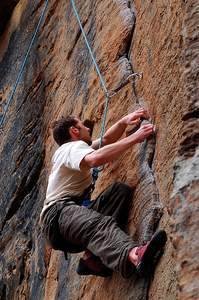
#> input picture data/111537217_082a4ba060.jpg, 199 x 300 px; its folder holds 4 pictures in this run
$ python compress.py
#> lines starting #> are read from the running program, lines starting #| are printed output that depends on the picture
import os
from PIL import Image
from concurrent.futures import ThreadPoolExecutor

input_dir = "data"
output_dir = "data_compressed"
os.makedirs(output_dir, exist_ok=True)

def process_image(filename):
#> called with filename = '111537217_082a4ba060.jpg'
    if not filename.lower().endswith(('.png', '.jpg', '.jpeg')):
        return
    input_path = os.path.join(input_dir, filename)
    output_path = os.path.join(output_dir, filename)

    try:
        with Image.open(input_path) as img:
#> img is the input picture: PIL image 199x300 RGB; mean R, G, B 104, 81.9, 72.8
            img = img.convert('RGB')
            # Resize image maintaining aspect ratio
            img.thumbnail((300, 300), Image.Resampling.LANCZOS)
            # Save compressed
            img.save(output_path, "JPEG", optimize=True, quality=65)
    except Exception as e:
        print(f"Failed to process {filename}: {e}")

files = os.listdir(input_dir)
print(f"Compressing {len(files)} images...")
with ThreadPoolExecutor(max_workers=8) as executor:
    executor.map(process_image, files)
#> call 2 of process_image, with filename = '124881487_36e668145d.jpg'
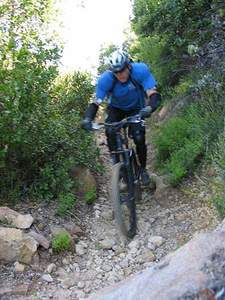
#> input picture data/124881487_36e668145d.jpg, 225 x 300 px
#> in process_image, img is the input picture: PIL image 225x300 RGB; mean R, G, B 114.4, 124.2, 115.4
#> call 3 of process_image, with filename = '127488876_f2d2a89588.jpg'
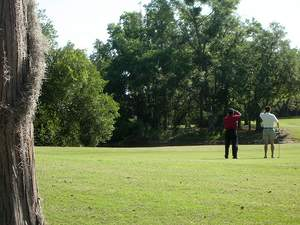
#> input picture data/127488876_f2d2a89588.jpg, 300 x 225 px
#> in process_image, img is the input picture: PIL image 300x225 RGB; mean R, G, B 113.8, 123.9, 87.9
#> call 4 of process_image, with filename = '1356796100_b265479721.jpg'
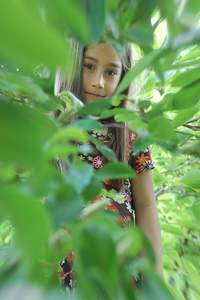
#> input picture data/1356796100_b265479721.jpg, 200 x 300 px
#> in process_image, img is the input picture: PIL image 200x300 RGB; mean R, G, B 107.8, 154.5, 87.8
print("Done!")
